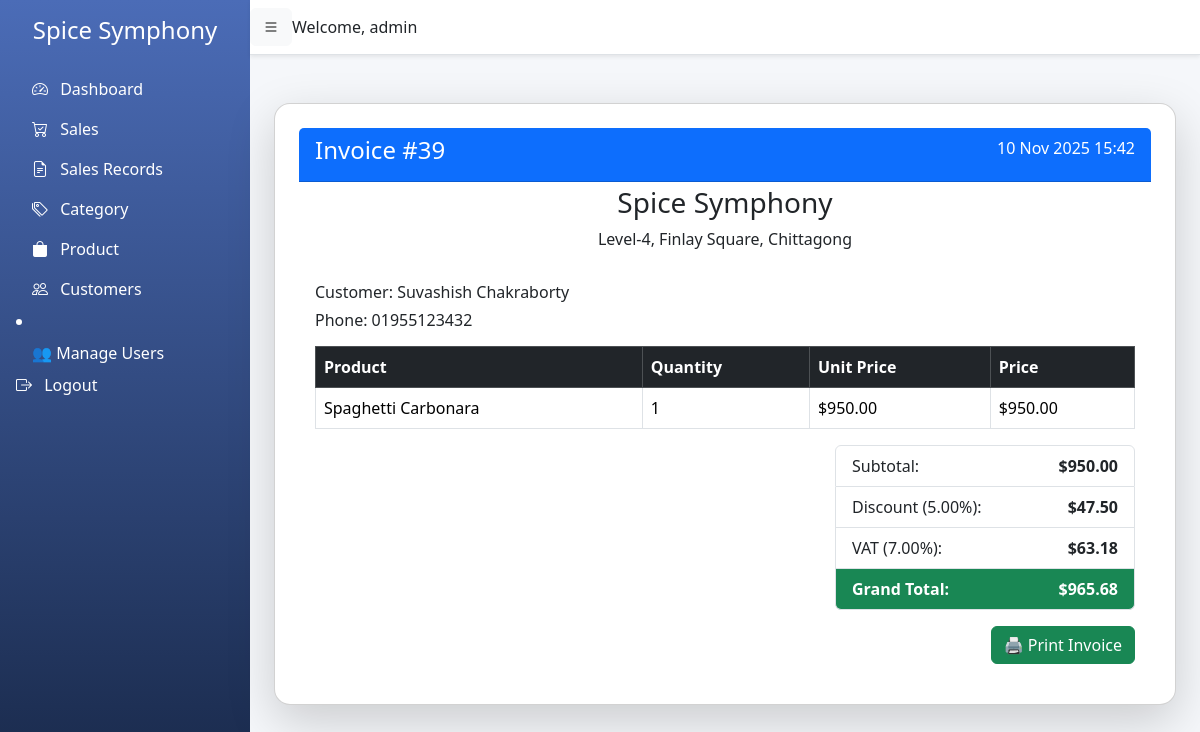
Before: /invoice/39/ (signed in) with the older database file.
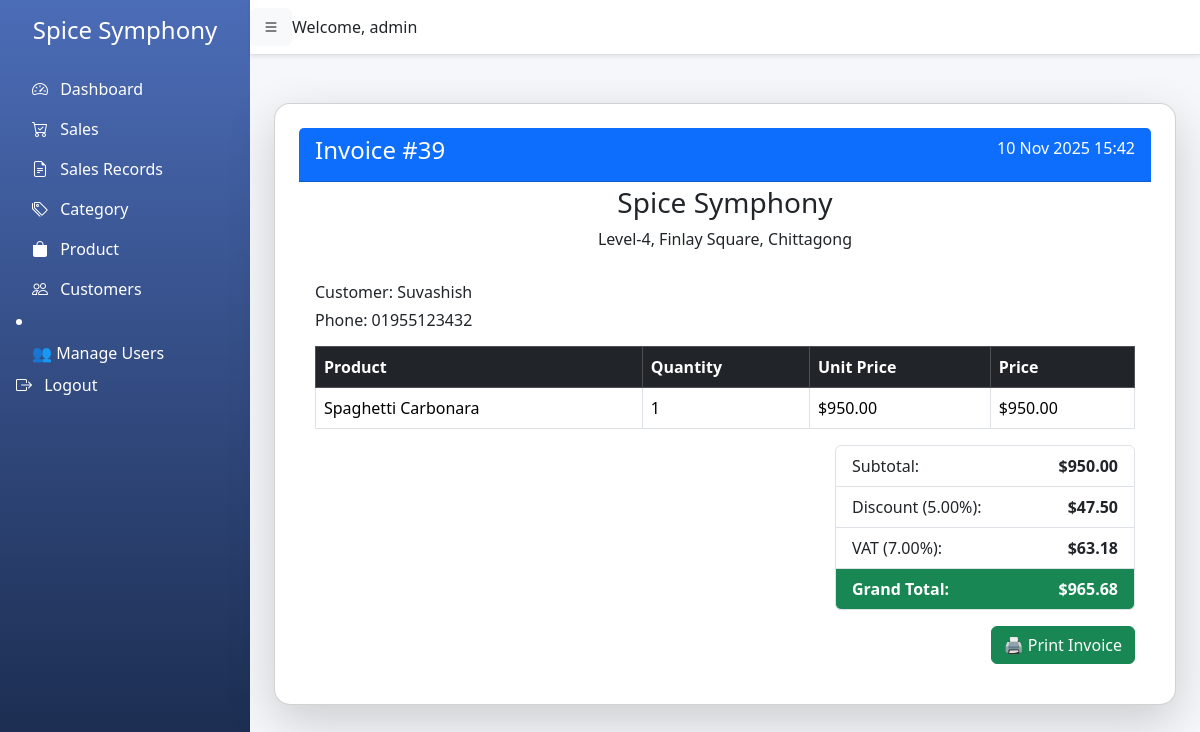
After: the same page with the newer database file.
### pos/models.py (models this page shows, shortened)
class Sale(models.Model):
    customer = models.ForeignKey('Customer', on_delete=models.CASCADE)
    discount = models.DecimalField(max_digits=5, decimal_places=2, default=0)  # %
    vat = models.DecimalField(max_digits=5, decimal_places=2, default=0)
    total_amount = models.DecimalField(max_digits=12, decimal_places=2)
    date = models.DateTimeField(default=timezone.now)
    created_at = models.DateTimeField(auto_now_add=True)
    created_by = models.ForeignKey(User, on_delete=models.SET_NULL, null=True, blank=True)
    @property
    def subtotal(self):
        return sum(item.price for item in self.items.all())  # use related_name='items' in SaleItem FK
    @property
    def discount_amount(self):
        return (self.subtotal * self.discount / Decimal('100.00')).quantize(Decimal('0.01'))
    @property
    def vat_amount(self):
        return ((self.subtotal - self.discount_amount) * self.vat / Decimal('100.00')).quantize(Decimal('0.01'))
    @property
    def grand_total(self):
        return (self.subtotal - self.discount_amount + self.vat_amount).quantize(Decimal('0.01'))

class Customer(models.Model):
    name = models.CharField(max_length=255)
    mobile_no = models.CharField(max_length=11, unique=True)
    created_at = models.DateTimeField(auto_now_add=True)
    updated_at = models.DateTimeField(auto_now=True)

class SaleItem(models.Model):
    sale = models.ForeignKey(Sale, on_delete=models.CASCADE, related_name='items')
    product = models.ForeignKey('Product', on_delete=models.CASCADE)
    quantity = models.PositiveIntegerField()
    unit_price = models.DecimalField(max_digits=12, decimal_places=2)
    price = models.DecimalField(max_digits=12, decimal_places=2)
    @property
    def calculated_unit_price(self):
        if self.quantity:
            return self.price / self.quantity
        return self.price

### pos/views.py (the view)
# urls.py: path('invoice/<int:sale_id>/', views.invoice_page, name='invoice'),
@login_required
def invoice_page(request, sale_id):
    sale = get_object_or_404(Sale, id=sale_id)
    items = sale.items.all()  # related_name='items' in SaleItem
    return render(request, 'pos/invoice.html', {
        'sale': sale,
        'items': items
    })

### pos/templates/pos/invoice.html (shortened to what this page needs)
{% extends 'pos/base.html' %}
{% load static %}
{% block content %}
<div class="invoice" id="invoice">
<div class="container mt-5">
    <div class="card p-4 shadow-lg rounded-4">
        <div class="card-header bg-primary text-white d-flex justify-content-between">
            <h4>Invoice #{{ sale.id }}</h4>
            <span>{{ sale.date|date:"d M Y H:i" }}</span>
        </div>
        <div class="row">
            <div class="col-lg-4"></div>
            <div class="col-lg-4 text-center">
                <h3 class="mt-1">Spice Symphony</h3>
                <p>Level-4, Finlay Square, Chittagong</p>
            </div>
            <div class="col-lg-4"></div>
        </div>
        <div class="card-body">
            <h6>Customer: {{ sale.customer.name }}</h6>
            <h6>Phone: {{ sale.customer.mobile_no }}</h6>
            <table class="table table-bordered mt-3">
                <thead class="table-dark">
                    <tr>
                        <th>Product</th>
                        <th>Quantity</th>
                        <th>Unit Price</th>
                        <th>Price</th>
                    </tr>
                </thead>
                <tbody>
                    {% for item in sale.items.all %}
                    <tr>
                        <td>{{ item.product.name }}</td>
                        <td>{{ item.quantity }}</td>
                        <td>${{ item.calculated_unit_price|floatformat:2 }}</td>
                        <td>${{ item.price|floatformat:2 }}</td>
                    </tr>
                    {% endfor %}
                </tbody>
            </table>
            <div class="text-end mt-3">
                <ul class="list-group" style="width: 300px; margin-left: auto;">
                    <li class="list-group-item d-flex justify-content-between">
                        <span>Subtotal:</span>
                        <strong>${{ sale.subtotal|floatformat:2 }}</strong>
                    </li>
                    <li class="list-group-item d-flex justify-content-between">
                        <span>Discount ({{ sale.discount }}%):</span>
                        <strong>${{ sale.discount_amount|floatformat:2 }}</strong>
                    </li>
                    <li class="list-group-item d-flex justify-content-between">
                        <span>VAT ({{ sale.vat }}%):</span>
                        <strong>${{ sale.vat_amount|floatformat:2 }}</strong>
                    </li>
                    <li class="list-group-item d-flex justify-content-between fw-bold bg-success text-white">
                        <span>Grand Total:</span>
                        <strong>${{ sale.grand_total|floatformat:2 }}</strong>
                    </li>
                </ul>
            </div>
            <div class="mt-3 text-end">
                <button class="btn btn-success" onclick="window.print()">🖨️ Print Invoice</button>
            </div>
        </div>
    </div>
</div>
</div>
{% endblock %}

Changed rows visible on the page:
changed through a linked row, Sale id 39: customer.name "Suvashish Chakraborty" → "Suvashish"
